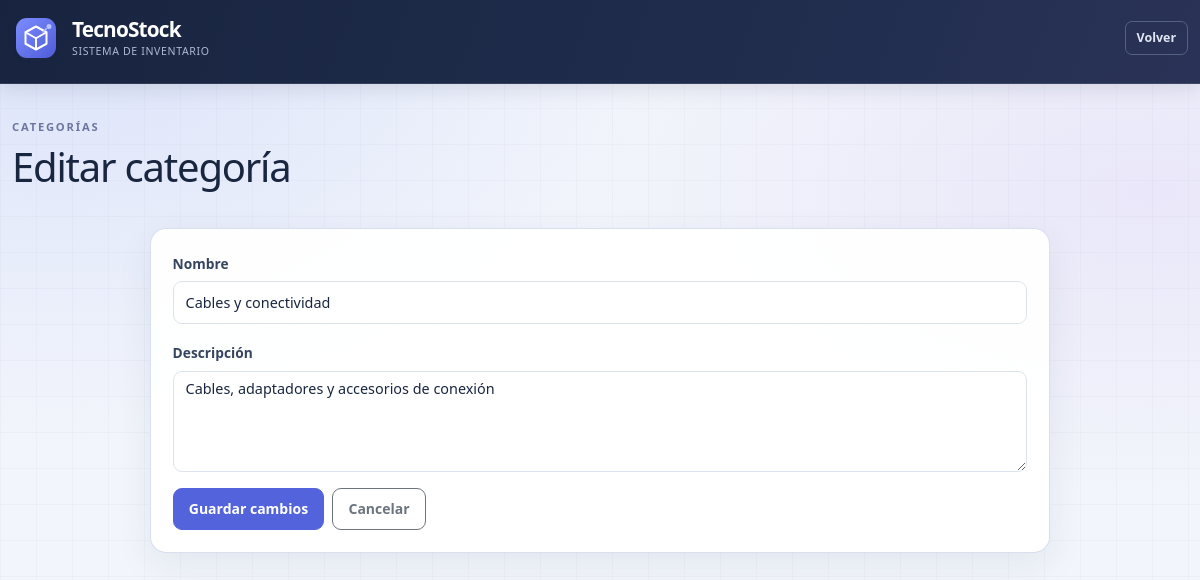
Page /categorias/editar.php?id=2 (signed in) on the committed database.
### tables this page shows
CREATE TABLE IF NOT EXISTS categorias (
    id_categoria INT AUTO_INCREMENT PRIMARY KEY,
    nombre VARCHAR(100) NOT NULL UNIQUE,
    descripcion VARCHAR(255),
    estado TINYINT(1) NOT NULL DEFAULT 1
);

### categorias/editar.php (the view, shortened to what this page needs)
<?php
require_once '../config/conexion.php';
$idCategoria = filter_input(
    INPUT_GET,
    'id',
    FILTER_VALIDATE_INT
);
$sql = 'SELECT *
        FROM categorias
        WHERE id_categoria = :id_categoria
        AND estado = 1';
$sentencia = $pdo->prepare($sql);
$sentencia->execute([
    ':id_categoria' => $idCategoria,
]);
$categoria = $sentencia->fetch();
?>
<!doctype html>
<html lang="es">
<head>
    <link href="https://cdn.jsdelivr.net/npm/bootstrap@5.3.3/dist/css/bootstrap.min.css" rel="stylesheet">
    <link rel="stylesheet" href="../assets/css/estilos.css">
</head>
<body>
    <nav class="barra-principal">
        <div class="container d-flex justify-content-between align-items-center">
            <a href="../index.php" class="marca">
                <img src="../assets/img/logo-tecnostock.svg" class="marca-logo" alt="Logo TecnoStock">
                <span class="marca-texto">
                    TecnoStock
                    <small>Sistema de inventario</small>
                </span>
            </a>
            <a href="listar.php" class="btn btn-salir btn-sm">Volver</a>
        </div>
    </nav>
    <main class="container contenido-principal">
        <div class="page-heading">
            <div>
                <div class="eyebrow">Categorías</div>
                <h1>Editar categoría</h1>
            </div>
        </div>
        <div class="card form-panel">
            <div class="card-body">
                <form action="actualizar.php" method="post" class="validar-formulario" novalidate>
                    <div class="mb-3">
                        <label class="form-label" for="nombre">Nombre</label>
                        <input type="text" class="form-control" id="nombre" name="nombre" minlength="3" maxlength="100" value="<?= htmlspecialchars($categoria['nombre'], ENT_QUOTES, 'UTF-8') ?>" required>
                    </div>
                    <div class="mb-3">
                        <label class="form-label" for="descripcion">Descripción</label>
                        <textarea class="form-control" id="descripcion" name="descripcion" rows="4" maxlength="255"><?= htmlspecialchars($categoria['descripcion'] ?? '', ENT_QUOTES, 'UTF-8') ?></textarea>
                    </div>
                    <div class="d-flex gap-2">
                        <button class="btn btn-primary" type="submit">Guardar cambios</button>
                        <a href="listar.php" class="btn btn-outline-secondary">Cancelar</a>
                    </div>
                </form>
            </div>
        </div>
    </main>
</body>
</html>

### assets/css/estilos.css (style rules this page uses)
:root { --tinta: #192640; --suave: #68758b; --azul: #5363db; --azul-oscuro: #414fc0; --verde: #25826a; --linea: #e5e9f3; --fondo: #f2f5fb; --sombra: 0 12px 36px rgba(31, 47, 82, 0.075); --bs-primary: #5363db; --bs-primary-rgb: 83, 99, 219; --bs-body-color: #192640; --bs-body-font-family: "Segoe UI", system-ui, -apple-system, BlinkMacSystemFont, sans-serif; }
body { min-height: 100vh; color: var(--tinta); background-color: var(--fondo); background-image: radial-gradient(ellipse at 5% 4%, rgba(153, 172, 247, 0.24), transparent 38%), radial-gradient(ellipse at 96% 24%, rgba(193, 167, 240, 0.18), transparent 35%), linear-gradient(rgba(94, 113, 153, 0.04) 1px, transparent 1px), linear-gradient(90deg, rgba(94, 113, 153, 0.04) 1px, transparent 1px); background-size: auto, auto, 36px 36px, 36px 36px; background-attachment: fixed; -webkit-font-smoothing: antialiased; }
a { color: var(--azul); text-underline-offset: 3px; }
h1, h2, h3, h4, h5 { color: var(--tinta); letter-spacing: -0.03em; }
.container, .contenedor-principal { max-width: 1280px; }
.barra-principal { min-height: 84px; padding: 0.9rem 0; background: linear-gradient(110deg, #18243f, #202d4d 65%, #2a3357); border-bottom: 1px solid rgba(255, 255, 255, 0.1); box-shadow: 0 4px 20px rgba(17, 31, 57, 0.12); }
.marca { display: inline-flex; align-items: center; gap: 0.75rem; color: white !important; text-decoration: none; }
.marca-logo { width: 48px; height: 48px; flex: 0 0 48px; }
.marca-texto { display: block; font-size: 1.3rem; font-weight: 750; letter-spacing: -0.04em; line-height: 1.05; }
.marca-texto small { display: block; margin-top: 5px; color: #aebad3; font-size: 0.66rem; font-weight: 500; letter-spacing: 0.06em; text-transform: uppercase; }
.btn-salir { border: 1px solid #55627f; color: #e0e6f3; background: transparent; }
.contenido-principal { padding-top: 2.2rem; padding-bottom: 1.5rem; }
.page-heading { display: flex; justify-content: space-between; align-items: center; flex-wrap: wrap; gap: 1rem; margin-bottom: 1.8rem; }
.eyebrow { margin-bottom: 0.45rem; color: #6b76a0; font-size: 0.7rem; font-weight: 750; letter-spacing: 0.16em; text-transform: uppercase; }
.card, .panel { overflow: hidden; border: 1px solid rgba(213, 221, 237, 0.92); border-radius: 16px; background: rgba(255, 255, 255, 0.94); box-shadow: var(--sombra); }
.card-body { padding: 1.35rem; }
.btn { border-radius: 9px; padding: 0.62rem 0.95rem; font-size: 0.875rem; font-weight: 600; }
.btn-sm { padding: 0.42rem 0.68rem; font-size: 0.78rem; border-radius: 7px; }
.btn-primary { --bs-btn-bg: #5363db; --bs-btn-border-color: #5363db; --bs-btn-hover-bg: #414fc0; --bs-btn-hover-border-color: #414fc0; }
.form-label { margin-bottom: 0.45rem; color: #35445f; font-size: 0.86rem; font-weight: 600; }
.form-control, .form-select { min-height: 43px; border-color: #dce3ee; border-radius: 9px; font-size: 0.9rem; }
.form-panel { max-width: 900px; margin-right: auto; margin-left: auto; }

### rows in the picture
categorias: nombre "Cables y conectividad", descripcion "Cables, adaptadores y accesorios de conexión"
